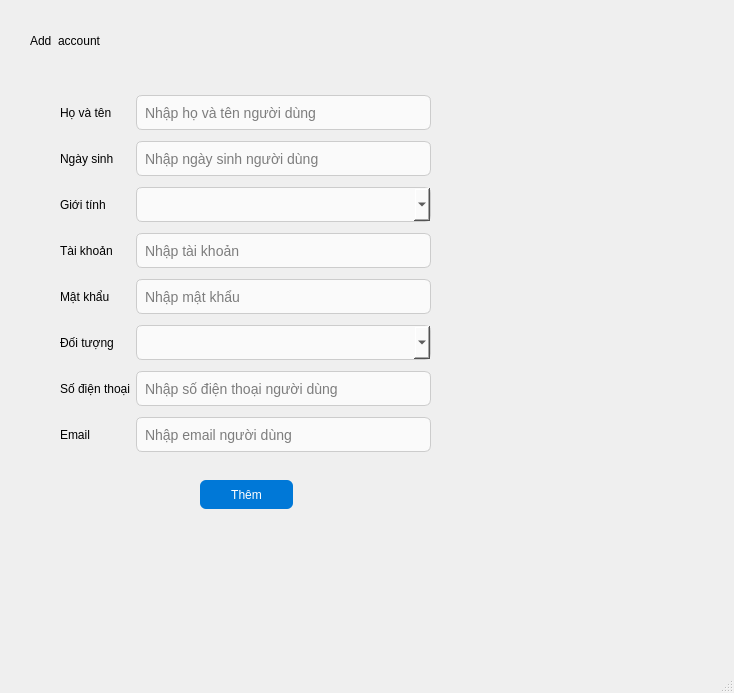
<?xml version="1.0" encoding="UTF-8"?>
<ui version="4.0">
 <class>add</class>
 <widget class="QMainWindow" name="add">
  <property name="geometry">
   <rect>
    <x>0</x>
    <y>0</y>
    <width>734</width>
    <height>693</height>
   </rect>
  </property>
  <property name="windowTitle">
   <string>MainWindow</string>
  </property>
  <property name="styleSheet">
   <string notr="true">QLineEdit, QComboBox {
    background: #fafafa;
    padding: 6px;
    border-radius: 6px;
    border: 1px solid #cccccc;
    font-size: 14px;
}

QLineEdit:focus, QComboBox:focus {
    border: 1px solid #0078D7;
    background: #ffffff;
}

QPushButton {
    background-color: #0078D7;
    color: white;
    padding: 8px 20px;
    border-radius: 6px;
}

QPushButton:hover {
    background-color: #0061b5;
}</string>
  </property>
  <widget class="QWidget" name="centralwidget">
   <widget class="QLabel" name="label">
    <property name="geometry">
     <rect>
      <x>30</x>
      <y>10</y>
      <width>171</width>
      <height>61</height>
     </rect>
    </property>
    <property name="styleSheet">
     <string notr="true">font: 16pt &quot;Segoe UI&quot;;</string>
    </property>
    <property name="text">
     <string>Add  account</string>
    </property>
   </widget>
   <widget class="QPushButton" name="pushButton">
    <property name="geometry">
     <rect>
      <x>200</x>
      <y>480</y>
      <width>93</width>
      <height>29</height>
     </rect>
    </property>
    <property name="text">
     <string>Thêm</string>
    </property>
   </widget>
   <widget class="QWidget" name="gridLayoutWidget">
    <property name="geometry">
     <rect>
      <x>60</x>
      <y>90</y>
      <width>371</width>
      <height>371</height>
     </rect>
    </property>
    <layout class="QGridLayout" name="gridLayout">
     <item row="1" column="1">
      <widget class="QLineEdit" name="lineEdit_2">
       <property name="minimumSize">
        <size>
         <width>0</width>
         <height>35</height>
        </size>
       </property>
       <property name="maximumSize">
        <size>
         <width>800</width>
         <height>16777215</height>
        </size>
       </property>
       <property name="placeholderText">
        <string>Nhập ngày sinh người dùng</string>
       </property>
      </widget>
     </item>
     <item row="3" column="0">
      <widget class="QLabel" name="label_7">
       <property name="minimumSize">
        <size>
         <width>0</width>
         <height>35</height>
        </size>
       </property>
       <property name="text">
        <string>Tài khoản</string>
       </property>
      </widget>
     </item>
     <item row="3" column="1">
      <widget class="QLineEdit" name="lineEdit_4">
       <property name="minimumSize">
        <size>
         <width>0</width>
         <height>35</height>
        </size>
       </property>
       <property name="maximumSize">
        <size>
         <width>800</width>
         <height>16777215</height>
        </size>
       </property>
       <property name="placeholderText">
        <string>Nhập tài khoản</string>
       </property>
      </widget>
     </item>
     <item row="6" column="0">
      <widget class="QLabel" name="label_4">
       <property name="text">
        <string>Số điện thoại</string>
       </property>
      </widget>
     </item>
     <item row="5" column="1">
      <widget class="QComboBox" name="comboBox">
       <property name="minimumSize">
        <size>
         <width>0</width>
         <height>35</height>
        </size>
       </property>
       <property name="maximumSize">
        <size>
         <width>800</width>
         <height>16777215</height>
        </size>
       </property>
      </widget>
     </item>
     <item row="4" column="1">
      <widget class="QLineEdit" name="lineEdit_6">
       <property name="minimumSize">
        <size>
         <width>0</width>
         <height>35</height>
        </size>
       </property>
       <property name="maximumSize">
        <size>
         <width>800</width>
         <height>16777215</height>
        </size>
       </property>
       <property name="placeholderText">
        <string>Nhập mật khẩu</string>
       </property>
      </widget>
     </item>
     <item row="0" column="0">
      <widget class="QLabel" name="label_2">
       <property name="text">
        <string>Họ và tên</string>
       </property>
      </widget>
     </item>
     <item row="0" column="1">
      <widget class="QLineEdit" name="lineEdit">
       <property name="minimumSize">
        <size>
         <width>0</width>
         <height>35</height>
        </size>
       </property>
       <property name="maximumSize">
        <size>
         <width>800</width>
         <height>16777215</height>
        </size>
       </property>
       <property name="placeholderText">
        <string>Nhập họ và tên người dùng</string>
       </property>
      </widget>
     </item>
     <item row="1" column="0">
      <widget class="QLabel" name="label_3">
       <property name="text">
        <string>Ngày sinh</string>
       </property>
      </widget>
     </item>
     <item row="4" column="0">
      <widget class="QLabel" name="label_8">
       <property name="text">
        <string>Mật khẩu</string>
       </property>
      </widget>
     </item>
     <item row="5" column="0">
      <widget class="QLabel" name="label_9">
       <property name="text">
        <string>Đối tượng</string>
       </property>
      </widget>
     </item>
     <item row="7" column="0">
      <widget class="QLabel" name="label_5">
       <property name="text">
        <string>Email</string>
       </property>
      </widget>
     </item>
     <item row="2" column="0">
      <widget class="QLabel" name="label_6">
       <property name="text">
        <string>Giới tính</string>
       </property>
      </widget>
     </item>
     <item row="2" column="1">
      <widget class="QComboBox" name="comboBox_2">
       <property name="minimumSize">
        <size>
         <width>0</width>
         <height>35</height>
        </size>
       </property>
       <property name="maximumSize">
        <size>
         <width>800</width>
         <height>16777215</height>
        </size>
       </property>
      </widget>
     </item>
     <item row="6" column="1">
      <widget class="QLineEdit" name="lineEdit_3">
       <property name="minimumSize">
        <size>
         <width>0</width>
         <height>35</height>
        </size>
       </property>
       <property name="maximumSize">
        <size>
         <width>800</width>
         <height>16777215</height>
        </size>
       </property>
       <property name="placeholderText">
        <string>Nhập số điện thoại người dùng</string>
       </property>
      </widget>
     </item>
     <item row="7" column="1">
      <widget class="QLineEdit" name="lineEdit_5">
       <property name="minimumSize">
        <size>
         <width>0</width>
         <height>35</height>
        </size>
       </property>
       <property name="maximumSize">
        <size>
         <width>800</width>
         <height>16777215</height>
        </size>
       </property>
       <property name="placeholderText">
        <string>Nhập email người dùng</string>
       </property>
      </widget>
     </item>
    </layout>
   </widget>
  </widget>
  <widget class="QMenuBar" name="menubar">
   <property name="geometry">
    <rect>
     <x>0</x>
     <y>0</y>
     <width>734</width>
     <height>26</height>
    </rect>
   </property>
  </widget>
  <widget class="QStatusBar" name="statusbar"/>
 </widget>
 <resources/>
 <connections/>
</ui>
